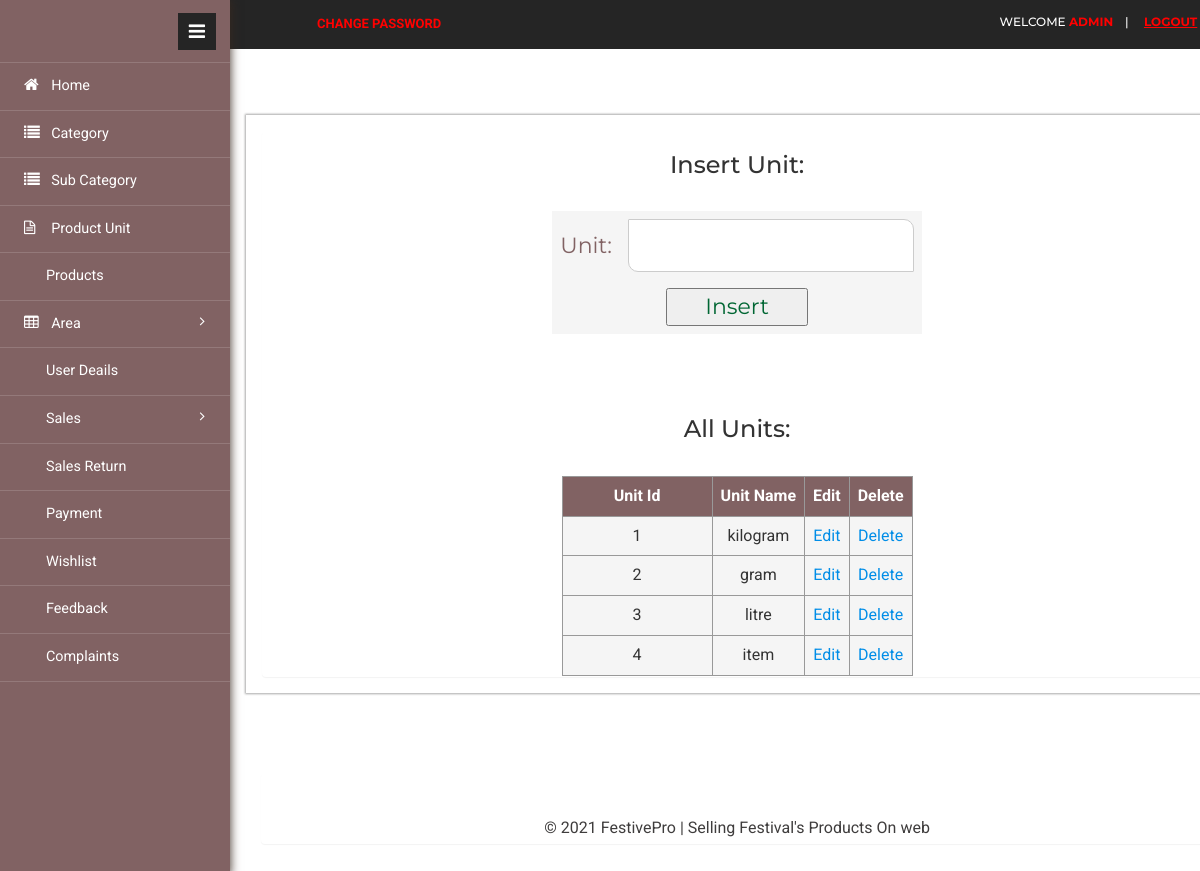
/admin/unit.php (signed in), run on the app's committed database.
### tables this page shows
CREATE TABLE `unit` (
  `unit_id` int(7) NOT NULL,
  `unit_name` varchar(15) NOT NULL
);

### admin/unit.php (the view, shortened to what this page needs)
			<?php
				include_once 'include/header.php';
			?>
			<div class="content">
					<div class="monthly-grid">
						<div class="panel panel-widget">
<center><h3 style="color:#333333">Insert Unit:</h3></center><br>
							<div class="panel-title">
<form action="unit_add" method="post">
<table align="center">
	<tr>
		<td>Unit: </td>
		<td><input type="text" name="r1" pattern="[A-Za-z ]{2,20}" autofocus required="" /></td>
	</tr>
	<tr>
		<td colspan="2"><input type="submit" name="submit" value="Insert" /></td>
	</tr>
</table>
</form>
<br><br>
							</div>
<center><h3 style="color:#333333;"> All Units: </h3> </center><br />
<?php
$db=mysqli_query($con,"select *from unit order by unit_id");
  ?>
<table border="1" align="center">
  <tr>
    <th>Unit Id</th>
    <th>Unit Name</th>
	<th>Edit</th>
	<th>Delete</th>
  </tr>
  <?php
  while($row=mysqli_fetch_array($db))
  {
  ?>
  <tr>
    <td><?php echo $row["unit_id"];?></td>
		<td><?php echo $row["unit_name"];?></td>
		<td><a onclick='javascript:confirmationUpdate($(this));return false;'
			href='unit_edit.php?x=<?php echo $row["unit_id"];?>'>Edit</a></td>
		<td><a onclick='javascript:confirmationDelete($(this));return false;'
			href='unit_delete.php?x=<?php echo $row["unit_id"];?>'>Delete</a></td>
  </tr>
  <?php
  }
   ?>
</table>
						</div>
					</div>
					<div class="content-top">
				<div class="area">
			<?php
				include_once 'include/footer.php';
			?>
			</div>
		</div>
</div>
			<?php
				include_once 'include/slidebar.php';
			?>

### admin/include/table.css (style rules this page uses)
* { box-sizing: border-box; }
input[type=file], input[type=text], input[type=number], input[type=password], input[type=email], select, textarea { width: 100%; padding: 10px; border: 1px solid #ccc; border-radius: 1px 10px; box-sizing: border-box; resize: vertical; caret-color: #816263; color:maroon; white-space:initial; }
input[type=submit] { color:#006633; width:40%; }
table { border-collapse: collapse; width:auto; border:thin; border-color:#999999; }
th, td { background-color:#F5F5F5; padding: 8px; text-align:center; overflow:hidden; }
th { background-color: #816263; color: white; }
body { font-family: 'Roboto', sans-serif; }

### data on the page
unit: unit_id "1", unit_name "kilogram"
unit: unit_id "2", unit_name "gram"
unit: unit_id "3", unit_name "litre"
unit: unit_id "4", unit_name "item"

### other printed values
$_SESSION['client']['r1'] "ADMIN"
